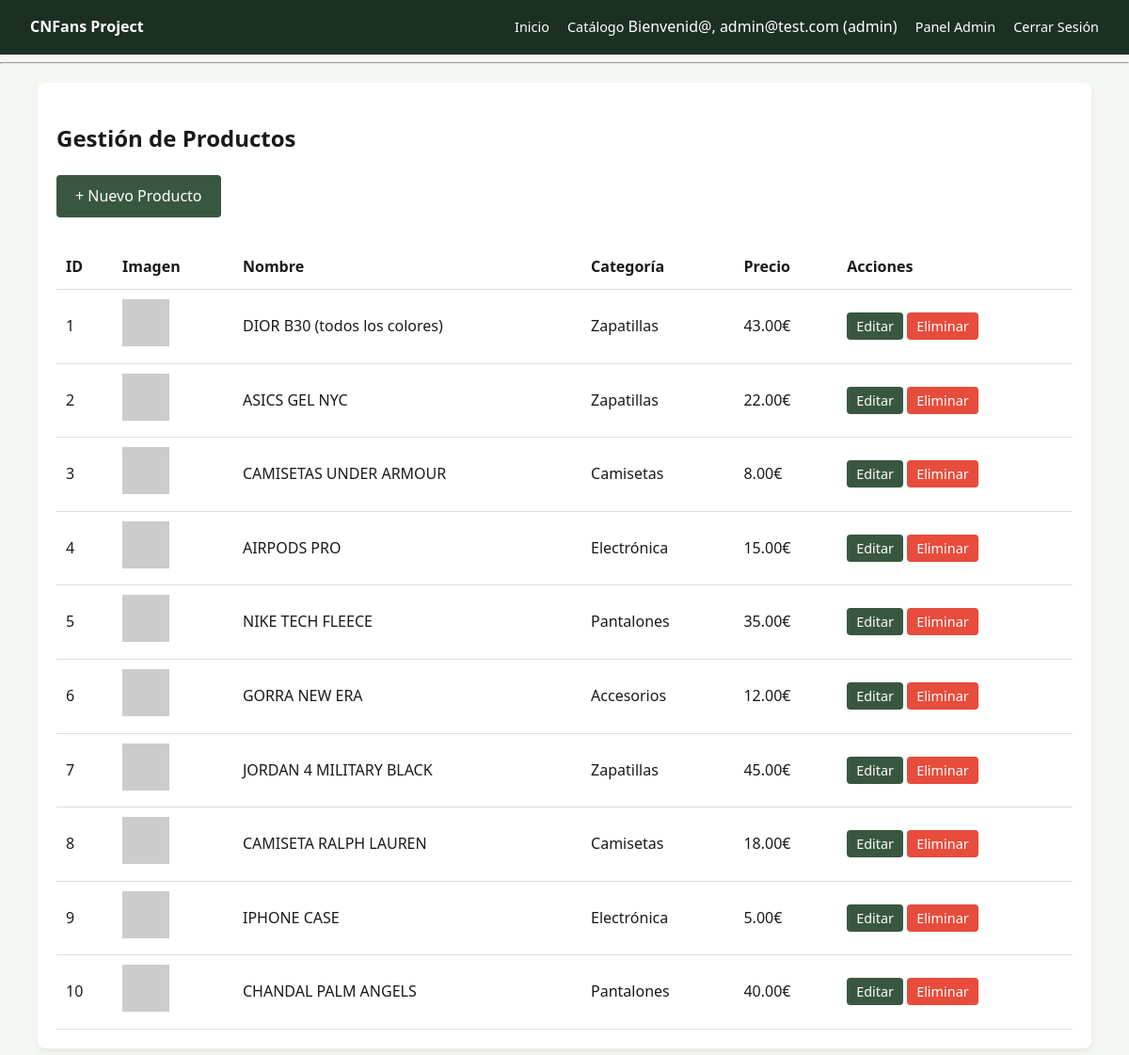
/admin_cat/admin_productos.php (signed in), run on the app's committed database.
### tables this page shows
CREATE TABLE productos (
    id INT AUTO_INCREMENT PRIMARY KEY,
    nombre VARCHAR(150) NOT NULL,
    descripcion TEXT,
    precio DECIMAL(10, 2) NOT NULL,
    link_cnfans VARCHAR(255) NOT NULL,
    imagen_url VARCHAR(255),
    genero ENUM('unisex', 'hombre', 'mujer') DEFAULT 'unisex',  
    categoria_id INT,
    FOREIGN KEY (categoria_id) REFERENCES categorias(id) ON DELETE CASCADE
);

CREATE TABLE categorias (
    id INT AUTO_INCREMENT PRIMARY KEY,
    nombre VARCHAR(50) NOT NULL UNIQUE
);

### admin_cat/admin_productos.php (the view, shortened to what this page needs)
<?php
include '../config/db.php';
include '../includes/header.php';
$sql = "SELECT p.*, c.nombre as categoria_nombre FROM productos p LEFT JOIN categorias c ON p.categoria_id = c.id";
$result = mysqli_query($conexion, $sql);
?>
<main class="container">
    <h2>Gestión de Productos</h2>
    <a href="crear_producto.php" class="btn" style="margin-bottom: 20px; display:inline-block;">+ Nuevo Producto</a>
    <table class="table-admin">
        <thead>
            <tr>
                <th>ID</th>
                <th>Imagen</th>
                <th>Nombre</th>
                <th>Categoría</th>
                <th>Precio</th>
                <th>Acciones</th>
            </tr>
        </thead>
        <tbody>
            <?php while($row = mysqli_fetch_assoc($result)): ?>
            <tr>
                <td><?php echo $row['id']; ?></td>
                <td>
                    <?php
                    $ruta_img = $row['imagen_url'];
                    ?>
                    <img src="<?php echo $ruta_img; ?>" width="50">
                </td>
                <td><?php echo $row['nombre']; ?></td>
                <td><?php echo $row['categoria_nombre']; ?></td>
                <td><?php echo $row['precio']; ?>€</td>
                <td>
                    <a href="editar_producto.php?id=<?php echo $row['id']; ?>" class="btn-sm">Editar</a>
                    <a href="eliminar_producto.php?id=<?php echo $row['id']; ?>" class="btn-sm btn-danger" onclick="return confirm('¿Estás seguro?');">Eliminar</a>
                </td>
            </tr>
            <?php endwhile; ?>
        </tbody>
    </table>
</main>
</body>
</html>

### css/estilo.css (style rules this page uses)
:root { --verde-oscuro: #1b3022; --verde-medio: #395740; --verde-claro: #8da47e; --fondo: #f4f7f1; --texto: #1a1a1a; --blanco: #ffffff; }
body { font-family: 'Segoe UI', Tahoma, Geneva, Verdana, sans-serif; background-color: var(--fondo); color: var(--texto); margin: 0; line-height: 1.6; }
.container { width: 90%; max-width: 1200px; margin: 20px auto; padding: 20px; background: var(--blanco); border-radius: 8px; box-shadow: 0 4px 6px rgba(0, 0, 0, 0.05); }
.btn { display: inline-block; padding: 10px 20px; background-color: var(--verde-medio); color: white; text-decoration: none; border-radius: 4px; border: none; cursor: pointer; }

### admin_cat/admin_productos.php (style rules this page uses)
.table-admin { width: 100%; border-collapse: collapse; margin-top: 10px; background: white; }
.table-admin th, .table-admin td { padding: 10px; text-align: left; border-bottom: 1px solid #ddd; }
.btn-sm { padding: 5px 10px; font-size: 0.9rem; border-radius: 4px; text-decoration: none; color: white; background-color: #395740 !important; transition: background 0.3s; }
.btn-danger { background-color: #e74c3c !important; }

### data on the page
productos: id "1", nombre "DIOR B30 (todos los colores)", categoria.nombre "Zapatillas", precio "43.00"
productos: id "2", nombre "ASICS GEL NYC", categoria.nombre "Zapatillas", precio "22.00"
productos: id "3", nombre "CAMISETAS UNDER ARMOUR", categoria.nombre "Camisetas", precio "8.00"
productos: id "4", nombre "AIRPODS PRO", categoria.nombre "Electrónica", precio "15.00"
productos: id "5", nombre "NIKE TECH FLEECE", categoria.nombre "Pantalones", precio "35.00"
productos: id "6", nombre "GORRA NEW ERA", categoria.nombre "Accesorios", precio "12.00"
productos: id "7", nombre "JORDAN 4 MILITARY BLACK", categoria.nombre "Zapatillas", precio "45.00"
productos: id "8", nombre "CAMISETA RALPH LAUREN", categoria.nombre "Camisetas", precio "18.00"
productos: id "9", nombre "IPHONE CASE", categoria.nombre "Electrónica", precio "5.00"
productos: id "10", nombre "CHANDAL PALM ANGELS", categoria.nombre "Pantalones", precio "40.00"

### other printed values
$_SESSION['email'] "admin@test.com"
$_SESSION['rol'] "admin"
